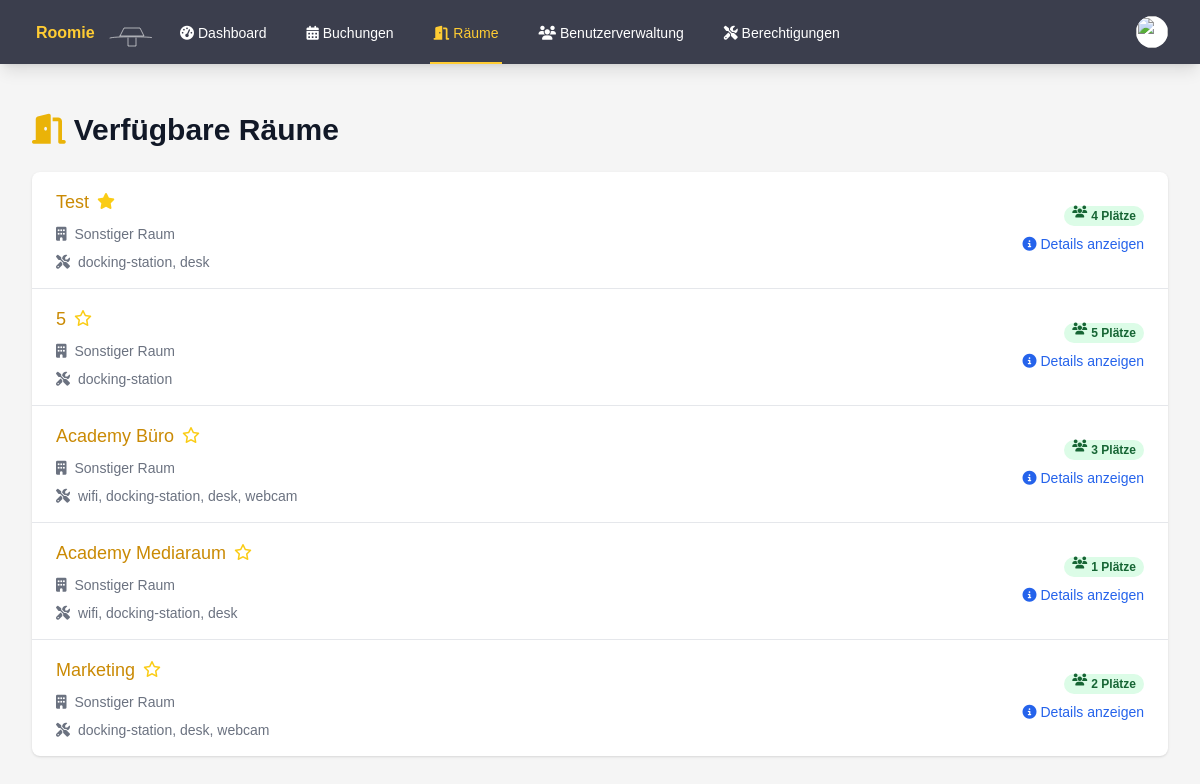
Page /rooms.php (signed in) on the committed database.
### tables this page shows
CREATE TABLE rooms (
        id INTEGER PRIMARY KEY AUTOINCREMENT,
        name TEXT NOT NULL,
        number TEXT,
        type TEXT NOT NULL,
        capacity INTEGER DEFAULT 0,
        is_favorite INTEGER DEFAULT 0,
        equipment TEXT,
        grid_position INTEGER
    );

### auth.php (called while the page is built, shortened)
<?php
function isAdmin() {
    return isset($_SESSION['is_admin']) && $_SESSION['is_admin'] == 1;
}

### rooms.php (the view, shortened to what this page needs)
<?php
require_once 'auth.php';
$current_page = basename($_SERVER['PHP_SELF']);
try {
    $db = getDatabaseConnection();
    $stmt = $db->query('SELECT r.id, r.name, r.type, r.capacity, r.equipment, r.is_favorite
                        FROM rooms r
                        ORDER BY r.is_favorite DESC, r.name');
    $rooms = $stmt->fetchAll(PDO::FETCH_ASSOC);
} catch (PDOException $e) {
    $error = "Datenbankfehler: " . $e->getMessage();
}
function getRoomTypeName($type)
{
    switch ($type) {
        default:
            return 'Sonstiger Raum';
    }
}
?>
<!DOCTYPE html>
<html lang="de">
<head>
    <script src="https://cdn.tailwindcss.com"></script>
    <link rel="stylesheet" href="https://cdnjs.cloudflare.com/ajax/libs/font-awesome/6.4.0/css/all.min.css">
    <link rel="stylesheet" href="styles.css">
</head>
<body class="bg-custom-background">
    <nav class="bg-custom-nav shadow-lg" x-data="{ open: false }">
        <div class="max-w-7xl mx-auto px-4 sm:px-6 lg:px-8">
            <div class="flex justify-between h-16">
                <div class="flex">
                    <div class="flex-shrink-0 flex items-center">
                        <a href="index.php">
                            <img class="h-8 w-auto" src="test.svg" alt="Roomie Logo">
                        </a>
                    </div>
                    <div class="hidden sm:ml-6 sm:flex sm:space-x-8">
                        <a href="index.php" class="inline-flex items-center px-1 pt-1 border-b-2 text-sm font-medium <?php echo $current_page == 'index.php' ? 'active' : 'inactive'; ?>">
                            <i class="fas fa-tachometer-alt mr-1"></i>Dashboard
                        </a>
                        <a href="bookings.php" class="inline-flex items-center px-1 pt-1 border-b-2 text-sm font-medium <?php echo $current_page == 'bookings.php' ? 'active' : 'inactive'; ?>">
                            <i class="fas fa-calendar-alt mr-1"></i>Buchungen
                        </a>
                        <a href="rooms.php" class="inline-flex items-center px-1 pt-1 border-b-2 text-sm font-medium <?php echo $current_page == 'rooms.php' ? 'active' : 'inactive'; ?>">
                            <i class="fas fa-door-open mr-1"></i>Räume
                        </a>
                        <?php if (isAdmin()) : ?>
                            <a href="admin_users.php" class="inline-flex items-center px-1 pt-1 border-b-2 text-sm font-medium <?php echo $current_page == 'admin_users.php' ? 'active' : 'inactive'; ?>">
                                <i class="fas fa-users mr-1"></i>Benutzerverwaltung
                            </a>
                            <a href="admin_permissions.php" class="inline-flex items-center px-1 pt-1 border-b-2 text-sm font-medium text-white <?php echo $current_page == 'admin_permissions.php' ? 'border-yellow-400' : 'border-transparent'; ?>">
                                <i class="fas fa-tools"></i>&nbsp;Berechtigungen
                            </a>
                        <?php endif; ?>
                    </div>
                </div>
                <div class="hidden sm:ml-6 sm:flex sm:items-center">
                    <div class="ml-3 relative" x-data="{ open: false }">
                        <div>
                            <button @click="open = !open" class="bg-white rounded-full flex text-sm focus:outline-none focus:ring-2 focus:ring-offset-2 focus:ring-yellow-500" id="user-menu" aria-haspopup="true" x-bind:aria-expanded="open">
                                <img class="h-8 w-8 rounded-full" src="https://images.unsplash.com/photo-1472099645785-5658abf4ff4e?ixlib=rb-1.2.1&ixid=eyJhcHBfaWQiOjEyMDd9&auto=format&fit=facearea&facepad=2&w=256&h=256&q=80" alt="">
                            </button>
                        </div>
                    </div>
                </div>
            </div>
        </div>
    </nav>
    <div class="max-w-7xl mx-auto py-6 sm:px-6 lg:px-8">
        <div class="px-4 py-6 sm:px-0">
            <h1 class="text-3xl font-bold text-gray-900 mb-6">
                <i class="fas fa-door-open text-yellow-500 mr-2"></i>Verfügbare Räume
            </h1>
            <div class="bg-white shadow overflow-hidden sm:rounded-lg">
                <ul class="divide-y divide-gray-200">
                    <?php foreach ($rooms as $room) : ?>
                        <li class="hover:bg-gray-50 transition duration-150 ease-in-out">
                            <div class="px-4 py-4 sm:px-6 flex justify-between items-center">
                                <div class="flex-1 min-w-0">
                                    <div class="flex items-center">
                                        <a href="room_details.php?id=<?php echo $room['id']; ?>" class="text-lg font-medium text-yellow-600 truncate hover:underline">
                                            <?php echo htmlspecialchars($room['name']); ?>
                                        </a>
                                        <form method="POST" action="rooms.php" class="ml-2">
                                            <button type="submit" class="focus:outline-none">
                                                <i class="<?php echo $room['is_favorite'] ? 'fas' : 'far'; ?> fa-star text-yellow-400 hover:text-yellow-500 transition duration-150 ease-in-out"></i>
                                            </button>
                                        </form>
                                    </div>
                                    <div class="mt-2 flex items-center text-sm text-gray-500">
                                        <i class="fas fa-building mr-2"></i>
                                        <?php echo htmlspecialchars(getRoomTypeName($room['type'])); ?>
                                    </div>
                                    <div class="mt-2 flex items-center text-sm text-gray-500">
                                        <i class="fas fa-tools mr-2"></i>
                                        <?php echo htmlspecialchars(implode(', ', json_decode($room['equipment'], true) ?? [])); ?>
                                    </div>
                                </div>
                                <div class="ml-4 flex-shrink-0 flex flex-col items-end">
                                    <span class="px-2 inline-flex text-xs leading-5 font-semibold rounded-full bg-green-100 text-green-800">
                                        <i class="fas fa-users mr-1"></i><?php echo $room['capacity']; ?> Plätze
                                    </span>
                                    <a href="room_details.php?id=<?php echo $room['id']; ?>" class="mt-2 text-blue-600 hover:text-blue-800 text-sm font-medium">
                                        <i class="fas fa-info-circle mr-1"></i>Details anzeigen
                                    </a>
                                </div>
                            </div>
                        </li>
                    <?php endforeach; ?>
                </ul>
            </div>
        </div>
    </div>
</body>
</html>

### styles.css (style rules this page uses)
.active { color: #ffcc33 !important; border-color: #ffcc33 !important; }
.inactive { color: #fff !important; border-color: transparent !important; }
body { font-family: 'Source Sans 3', sans-serif; }
.bg-custom-nav { background-color: #3b3e4d; }
.bg-custom-background { background-color: #f5f5f5; }

### rows in the picture
rooms: name "Test", is_favorite 1 (drawn), type "Sonstiger Raum", equipment "docking-station, desk", capacity "4"
rooms: name "5", is_favorite 0 (drawn), type "Sonstiger Raum", equipment "docking-station", capacity "5"
rooms: name "Academy Büro", is_favorite 0 (drawn), type "Sonstiger Raum", equipment "wifi, docking-station, desk, webcam", capacity "3"
rooms: name "Academy Mediaraum", is_favorite 0 (drawn), type "Sonstiger Raum", equipment "wifi, docking-station, desk", capacity "1"
rooms: name "Marketing", is_favorite 0 (drawn), type "Sonstiger Raum", equipment "docking-station, desk, webcam", capacity "2"
